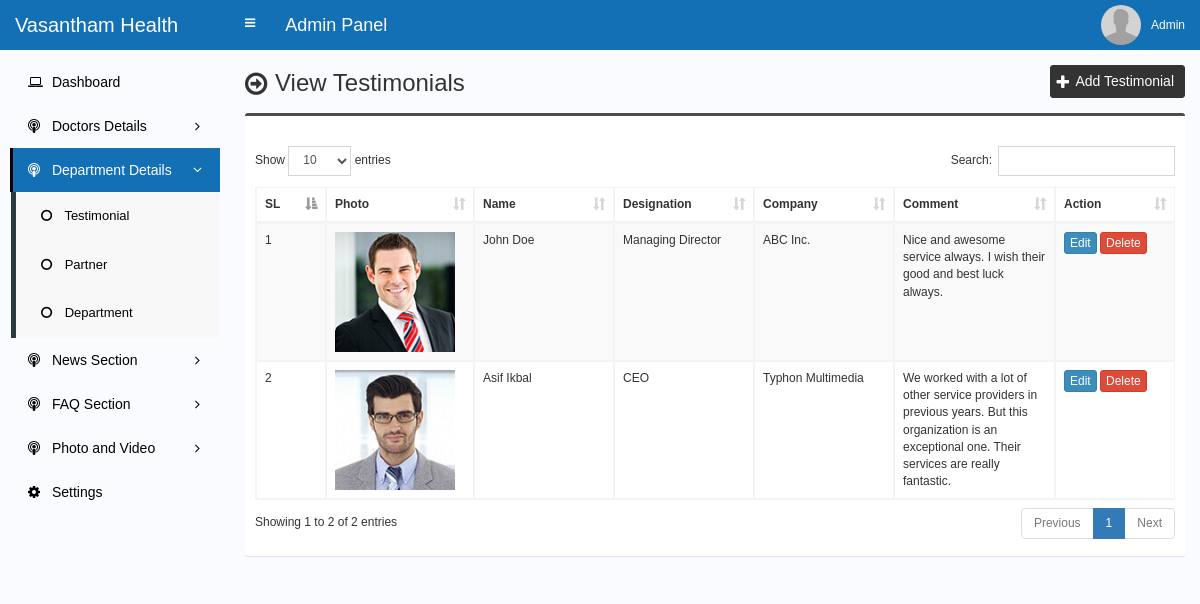
Page /admin/testimonial.php (signed in) on the committed database.
### tables this page shows
CREATE TABLE `testimonial` (
  `id` int(11) NOT NULL,
  `name` varchar(255) NOT NULL,
  `designation` varchar(255) NOT NULL,
  `company` varchar(255) NOT NULL,
  `photo` varchar(255) NOT NULL,
  `comment` varchar(255) NOT NULL
);

### admin/testimonial.php (the view, shortened to what this page needs)
<?php require_once('header.php'); ?>
<section class="content-header">
	<div class="content-header-left">
		<h1>View Testimonials</h1>
	</div>
	<div class="content-header-right">
		<a href="testimonial-add.php" class="btn btn-primary btn-sm">Add Testimonial</a>
	</div>
</section>
<section class="content">
	<div class="row">
		<div class="col-md-12">
			<div class="box box-info">
				<div class="box-body table-responsive">
					<table id="example1" class="table table-bordered table-striped">
						<thead>
							<tr>
								<th width="30">SL</th>
								<th>Photo</th>
								<th width="100">Name</th>
								<th width="100">Designation</th>
								<th width="100">Company</th>
								<th>Comment</th>
								<th width="80">Action</th>
							</tr>
						</thead>
						<tbody>
							<?php
							$i=0;
							$statement = $pdo->prepare("SELECT
														id,
														name,
														designation,
														company,
														photo,
														comment
							                           	FROM testimonial
							                           	");
							$statement->execute();
							$result = $statement->fetchAll(PDO::FETCH_ASSOC);
							foreach ($result as $row) {
								$i++;
								?>
								<tr>
									<td><?php echo $i; ?></td>
									<td style="width:130px;"><img src="<?php echo BASE_URL; ?>assets/uploads/<?php echo $row['photo']; ?>" alt="<?php echo $row['name']; ?>" style="width:120px;"></td>
									<td><?php echo $row['name']; ?></td>
									<td><?php echo $row['designation']; ?></td>
									<td><?php echo $row['company']; ?></td>
									<td><?php echo $row['comment']; ?></td>
									<td>
										<a href="testimonial-edit.php?id=<?php echo $row['id']; ?>" class="btn btn-primary btn-xs">Edit</a>
										<a href="#" class="btn btn-danger btn-xs" data-href="testimonial-delete.php?id=<?php echo $row['id']; ?>" data-toggle="modal" data-target="#confirm-delete">Delete</a>
									</td>
								</tr>
								<?php
							}
							?>
						</tbody>
					</table>
				</div>
			</div>
		</div>
	</div>
</section>
<?php require_once('footer.php'); ?>

### admin/style.css (style rules this page uses)
body { font-size: 12px; font-family: 'verdana', sans-serif; }
.content-header>h1, .content-header .content-header-left h1 { font-family: 'verdana', sans-serif; }
.box-info { padding-top: 20px; }
.content-header { overflow: hidden; }
.content-header .content-header-left { float: left; padding-top: 5px; }
.content-header .content-header-right { float: right; }
.content-header .content-header-left h1 { margin-top: 0; margin-bottom: 0; padding-left: 30px; font-size: 24px; position: relative; }
.content-header .content-header-left h1:before { position: absolute; top: 0; left: 0; font-family: 'FontAwesome', sans-serif; font-size: 26px; content: '\f18e'; }
.content-header .content-header-right a { position: relative; padding-left: 24px; font-size: 14px; }
.content-header .content-header-right a:before { position: absolute; top: 4px; left: 5px; font-family: 'FontAwesome', sans-serif; font-size: 16px; content: '\f067'; }
.box.box-info { border-top-color: #4c4c4c; }
.content-header .content-header-right a { background-color: #333333; border-color: #333333; }

### rows in the picture
testimonial: photo (picture), name "John Doe", designation "Managing Director", company "ABC Inc.", comment "Nice and awesome service always. I wish their good and best luck always."
testimonial: photo (picture), name "Asif Ikbal", designation "CEO", company "Typhon Multimedia", comment "We worked with a lot of other service providers in previous years. But this organization is an exceptional one. Their services are really fantastic."

### other values in the picture
$_SESSION['user']['full_name'] "Admin"
